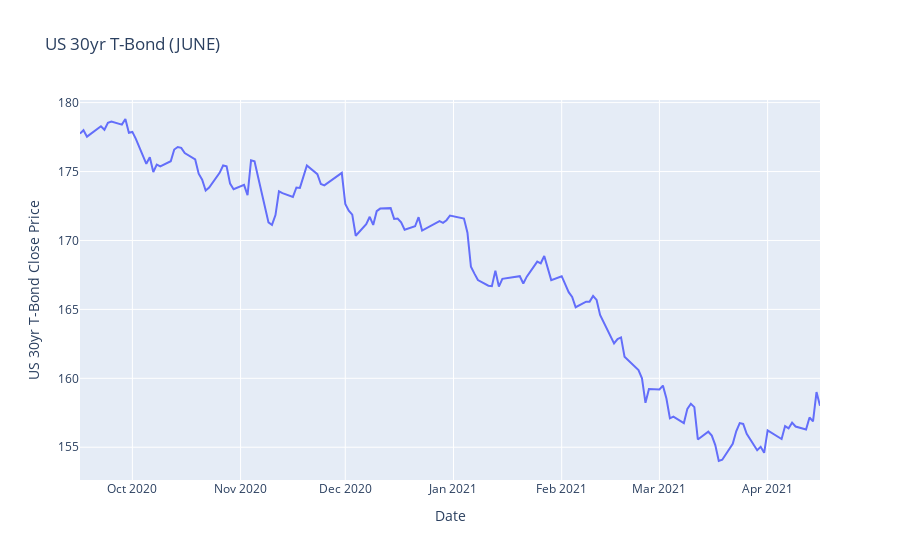

Write notebook code for a chart like this one.
### Markdown cell above
#### Plotly Line Graphs

### Code cell
# Plotly Express Line Graph of 30 Year US Treasury Bond
px.line(
    x=bonds_vs_usdx['Date'], 
    y=bonds_vs_usdx['US 30yr T-Bond Close (JUNE)'],
    title='US 30yr T-Bond (JUNE)', 
    labels=dict(x='Date', y='US 30yr T-Bond Close Price'))

### Figure 1 — Plotly figure (JSON) as saved in the notebook; plotly's stock layout.template omitted (floating-point values rounded to 4 significant figures; data arrays with more than 128 entries replaced by an {"elided": "..."} marker saying what was removed)
{"data": [{"hovertemplate": "Date=%{x}<br>US 30yr T-Bond Close Price=%{y}<extra></extra>", "legendgroup": "", "line": {"color": "#636efa", "dash": "solid"}, "mode": "lines", "name": "", "orientation": "v", "showlegend": false, "type": "scatter", "x": {"elided": "145 str values"}, "xaxis": "x", "y": {"elided": "145 float values"}, "yaxis": "y"}], "layout": {"autosize": true, "legend": {"tracegroupgap": 0}, "title": {"text": "US 30yr T-Bond (JUNE)"}, "xaxis": {"anchor": "y", "autorange": true, "domain": [0, 1], "range": ["2020-09-16", "2021-04-16"], "title": {"text": "Date"}, "type": "date"}, "yaxis": {"anchor": "x", "autorange": true, "domain": [0, 1], "range": [152.6, 180.2], "title": {"text": "US 30yr T-Bond Close Price"}, "type": "linear"}}}
